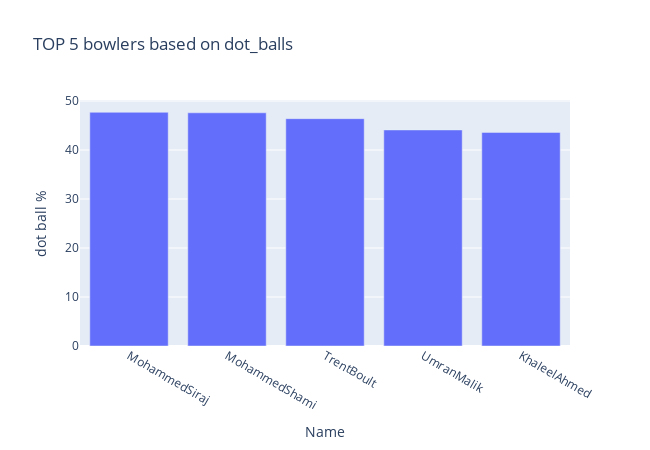

The notebook cell saved with this chart:
### Code cell
px.bar(x=new_df.sort_values(by='dot_ball%',ascending=False).head(5)['bowlerName'],
       y=new_df.sort_values(by='dot_ball%',ascending=False).head(5)['dot_ball%'],
       width=650, height=450,title="TOP 5 bowlers based on dot_balls",labels=dict(x='Name',y='dot ball %'))

### Figure 1 — Plotly figure (JSON) as saved in the notebook; plotly's stock layout.template omitted (floating-point values rounded to 4 significant figures)
{"data": [{"alignmentgroup": "True", "hovertemplate": "Name=%{x}<br>dot ball %=%{y}<extra></extra>", "legendgroup": "", "marker": {"color": "#636efa", "pattern": {"shape": ""}}, "name": "", "offsetgroup": "", "orientation": "v", "showlegend": false, "textposition": "auto", "type": "bar", "x": ["MohammedSiraj", "MohammedShami", "TrentBoult", "UmranMalik", "KhaleelAhmed"], "xaxis": "x", "y": [47.7, 47.6, 46.4, 44.1, 43.6], "yaxis": "y"}], "layout": {"barmode": "relative", "height": 450, "legend": {"tracegroupgap": 0}, "title": {"text": "TOP 5 bowlers based on dot_balls"}, "width": 650, "xaxis": {"anchor": "y", "domain": [0, 1], "title": {"text": "Name"}}, "yaxis": {"anchor": "x", "domain": [0, 1], "title": {"text": "dot ball %"}}}}
